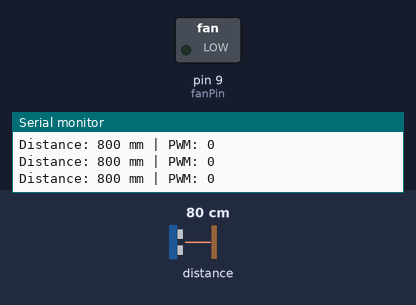
The sketch below on a simulated Arduino Uno, built with avr-gcc and run on an emulated ATmega328P. Parts: switched loads named in the sketch (green lamp = pin HIGH), the last lines printed to the serial monitor. Inputs (shaded band) come from the test bench; at power-on: distance to the obstacle 80 cm.

Above: at 1.2 s.
1.3 s: distance to the obstacle set to 5 cm
2.8 s: distance to the obstacle set to 3 cm
At 4.0 s:
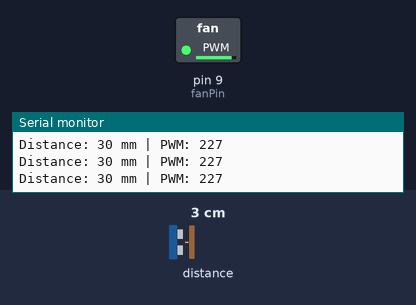
4.3 s: distance to the obstacle set to 250 cm
At 5.5 s:
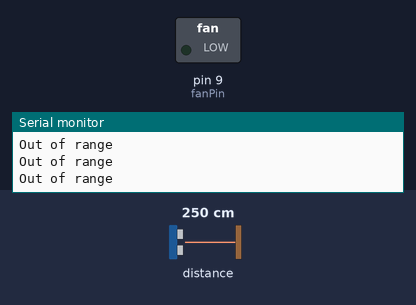
Timing chart, 0 to 7.3 s (numbered marks = the images above; inputs shaded):
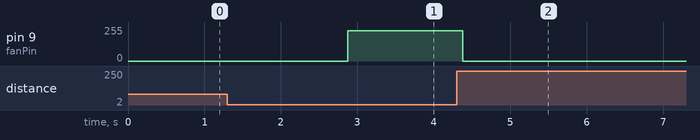

The sketch:

AtmosPhEAR_v1.ino
```cpp
// AtmosphEAR version 1
// Function: This code reads the distance value detected by the displacement sensor and triggers the fan when distance is below threshold.
// Need install or download the header file Adafruit_VL53L0X.h for the displacement sensor.
// Last modified: 03/15/2026

#include <Wire.h>
#include "Adafruit_VL53L0X.h"

Adafruit_VL53L0X lox = Adafruit_VL53L0X();

const int fanPin = 9;
const int threshold = 40;           // Fan starts responding below this
const int fullSpeedDistance = 20;   // Full speed at this distance or closer
const int minPWM = 200;             // Minimum spin value

void setup() {
  Serial.begin(115200);
  pinMode(fanPin, OUTPUT);

  if (!lox.begin()) {
    Serial.println("VL53L0X not detected.");
    while (1);
  }

  Serial.println("System Ready.");
}

void loop() {
  VL53L0X_RangingMeasurementData_t measure;
  lox.rangingTest(&measure, false);

  if (measure.RangeStatus == 0) {
    int distance = measure.RangeMilliMeter;
    int pwmValue = 0;

    if (distance <= fullSpeedDistance) {
      pwmValue = 255;  // 🔥 FULL SPEED
    }
    else if (distance < threshold) {
            // Map distance between fullSpeedDistance and threshold
      pwmValue = map(distance,
                     threshold,
                     fullSpeedDistance,
                     minPWM,
                     255);
    }
    else {
      pwmValue = 0;  // Outside range → off
    }

    analogWrite(fanPin, pwmValue);
    Serial.print("Distance: ");
    Serial.print(distance);
    Serial.print(" mm | PWM: ");
    Serial.println(pwmValue);
    }
    else {
        analogWrite(fanPin, 0);
        Serial.println("Out of range");
    }
  delay(50);
}
```

Measured:
- the behaviour switches between 4 and 3 cm on distance to the obstacle (found by bisection; images 0 and 1)
- after the input at 2.8 s, pin 9 (fanPin): 0/255 → 227/255 after 0.07 s
- after the input at 4.3 s, pin 9 (fanPin): 227/255 → 0/255 after 0.08 s
